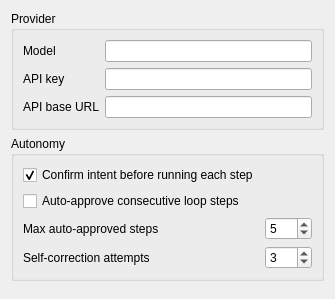
<?xml version="1.0" encoding="UTF-8"?>
<ui version="4.0">
 <class>LLMCopilotPrefs</class>
 <widget class="QWidget" name="LLMCopilotPrefs">
  <property name="windowTitle">
   <string>LLM Copilot</string>
  </property>
  <layout class="QVBoxLayout" name="outerLayout">
   <item>
    <widget class="QGroupBox" name="providerGroup">
     <property name="title">
      <string>Provider</string>
     </property>
     <layout class="QFormLayout" name="providerForm">
      <item row="0" column="0">
       <widget class="QLabel" name="modelLabel">
        <property name="text">
         <string>Model</string>
        </property>
       </widget>
      </item>
      <item row="0" column="1">
       <widget class="Gui::PrefLineEdit" name="modelEdit">
        <property name="toolTip">
         <string>Prefixed model string, e.g. anthropic/claude-opus-4-8, openai/gpt-5.4, openrouter/anthropic/claude-opus-4-8, ollama/llama3</string>
        </property>
        <property name="prefEntry" stdset="0">
         <cstring>Model</cstring>
        </property>
        <property name="prefPath" stdset="0">
         <cstring>Mod/LLMCopilot</cstring>
        </property>
       </widget>
      </item>
      <item row="1" column="0">
       <widget class="QLabel" name="apiKeyLabel">
        <property name="text">
         <string>API key</string>
        </property>
       </widget>
      </item>
      <item row="1" column="1">
       <widget class="Gui::PrefLineEdit" name="apiKeyEdit">
        <property name="toolTip">
         <string>API key for the selected provider (leave empty for local Ollama)</string>
        </property>
        <property name="echoMode">
         <enum>QLineEdit::Password</enum>
        </property>
        <property name="prefEntry" stdset="0">
         <cstring>ApiKey</cstring>
        </property>
        <property name="prefPath" stdset="0">
         <cstring>Mod/LLMCopilot</cstring>
        </property>
       </widget>
      </item>
      <item row="2" column="0">
       <widget class="QLabel" name="apiBaseLabel">
        <property name="text">
         <string>API base URL</string>
        </property>
       </widget>
      </item>
      <item row="2" column="1">
       <widget class="Gui::PrefLineEdit" name="apiBaseEdit">
        <property name="toolTip">
         <string>Optional custom endpoint, e.g. http://localhost:11434/v1 for Ollama</string>
        </property>
        <property name="prefEntry" stdset="0">
         <cstring>ApiBase</cstring>
        </property>
        <property name="prefPath" stdset="0">
         <cstring>Mod/LLMCopilot</cstring>
        </property>
       </widget>
      </item>
     </layout>
    </widget>
   </item>
   <item>
    <widget class="QGroupBox" name="autonomyGroup">
     <property name="title">
      <string>Autonomy</string>
     </property>
     <layout class="QFormLayout" name="autonomyForm">
      <item row="0" column="0">
       <widget class="Gui::PrefCheckBox" name="confirmCheck">
        <property name="text">
         <string>Confirm intent before running each step</string>
        </property>
        <property name="checked">
         <bool>true</bool>
        </property>
        <property name="prefEntry" stdset="0">
         <cstring>ConfirmBeforeRunning</cstring>
        </property>
        <property name="prefPath" stdset="0">
         <cstring>Mod/LLMCopilot</cstring>
        </property>
       </widget>
      </item>
      <item row="1" column="0">
       <widget class="Gui::PrefCheckBox" name="autoApproveCheck">
        <property name="text">
         <string>Auto-approve consecutive loop steps</string>
        </property>
        <property name="prefEntry" stdset="0">
         <cstring>AutoApproveLoop</cstring>
        </property>
        <property name="prefPath" stdset="0">
         <cstring>Mod/LLMCopilot</cstring>
        </property>
       </widget>
      </item>
      <item row="2" column="0">
       <widget class="QLabel" name="maxStepsLabel">
        <property name="text">
         <string>Max auto-approved steps</string>
        </property>
       </widget>
      </item>
      <item row="2" column="1">
       <widget class="Gui::PrefSpinBox" name="maxStepsSpin">
        <property name="minimum">
         <number>1</number>
        </property>
        <property name="maximum">
         <number>100</number>
        </property>
        <property name="value">
         <number>5</number>
        </property>
        <property name="prefEntry" stdset="0">
         <cstring>MaxAutoApprovedSteps</cstring>
        </property>
        <property name="prefPath" stdset="0">
         <cstring>Mod/LLMCopilot</cstring>
        </property>
       </widget>
      </item>
      <item row="3" column="0">
       <widget class="QLabel" name="retriesLabel">
        <property name="text">
         <string>Self-correction attempts</string>
        </property>
       </widget>
      </item>
      <item row="3" column="1">
       <widget class="Gui::PrefSpinBox" name="retriesSpin">
        <property name="minimum">
         <number>0</number>
        </property>
        <property name="maximum">
         <number>20</number>
        </property>
        <property name="value">
         <number>3</number>
        </property>
        <property name="prefEntry" stdset="0">
         <cstring>SelfCorrectionAttempts</cstring>
        </property>
        <property name="prefPath" stdset="0">
         <cstring>Mod/LLMCopilot</cstring>
        </property>
       </widget>
      </item>
     </layout>
    </widget>
   </item>
   <item>
    <spacer name="verticalSpacer">
     <property name="orientation">
      <enum>Qt::Vertical</enum>
     </property>
    </spacer>
   </item>
  </layout>
 </widget>
 <customwidgets>
  <customwidget>
   <class>Gui::PrefLineEdit</class>
   <extends>QLineEdit</extends>
   <header>Gui/PrefWidgets.h</header>
  </customwidget>
  <customwidget>
   <class>Gui::PrefCheckBox</class>
   <extends>QCheckBox</extends>
   <header>Gui/PrefWidgets.h</header>
  </customwidget>
  <customwidget>
   <class>Gui::PrefSpinBox</class>
   <extends>QSpinBox</extends>
   <header>Gui/PrefWidgets.h</header>
  </customwidget>
 </customwidgets>
 <resources/>
 <connections/>
</ui>
